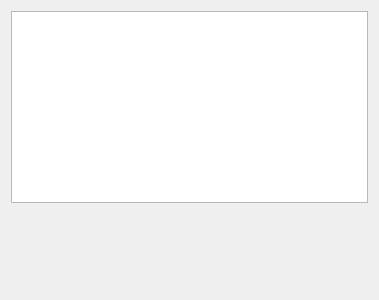
<?xml version="1.0" encoding="UTF-8"?>
<ui version="4.0">
 <class>AudioControlParmWidget</class>
 <widget class="QWidget" name="AudioControlParmWidget">
  <property name="geometry">
   <rect>
    <x>0</x>
    <y>0</y>
    <width>379</width>
    <height>300</height>
   </rect>
  </property>
  <property name="sizePolicy">
   <sizepolicy hsizetype="MinimumExpanding" vsizetype="MinimumExpanding">
    <horstretch>0</horstretch>
    <verstretch>0</verstretch>
   </sizepolicy>
  </property>
  <property name="windowTitle">
   <string>Form</string>
  </property>
  <property name="styleSheet">
   <string notr="true"/>
  </property>
  <layout class="QVBoxLayout" name="verticalLayout">
   <item>
    <widget class="QListWidget" name="m_pLVAudioControlParms">
     <property name="sizePolicy">
      <sizepolicy hsizetype="MinimumExpanding" vsizetype="Expanding">
       <horstretch>0</horstretch>
       <verstretch>0</verstretch>
      </sizepolicy>
     </property>
    </widget>
   </item>
   <item>
    <spacer name="verticalSpacer">
     <property name="orientation">
      <enum>Qt::Vertical</enum>
     </property>
     <property name="sizeHint" stdset="0">
      <size>
       <width>20</width>
       <height>40</height>
      </size>
     </property>
    </spacer>
   </item>
  </layout>
 </widget>
 <resources/>
 <connections/>
</ui>
